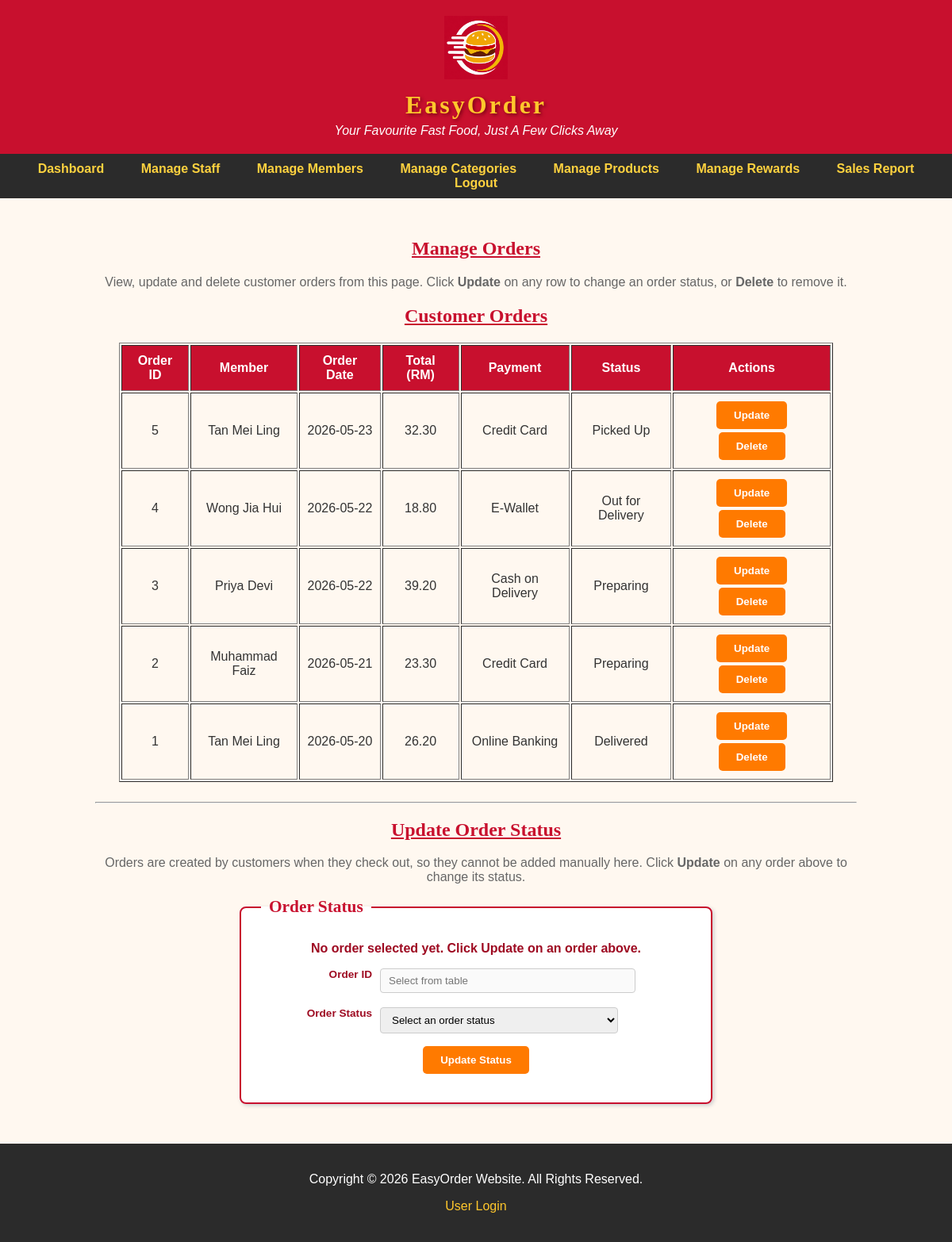
The app's page /admin_order.php (signed in), older data.
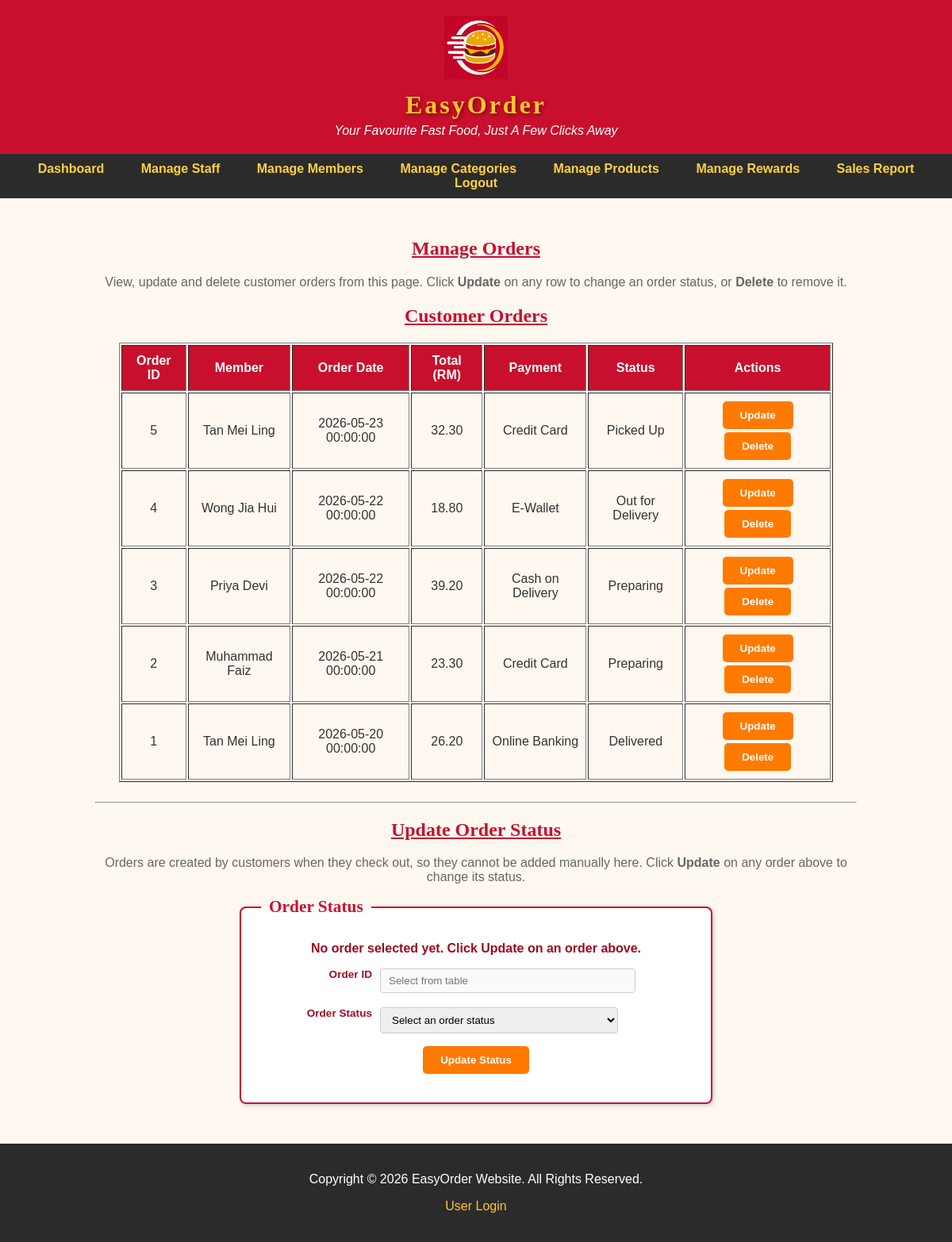
The same page, newer data.
### tables this page shows
CREATE TABLE `orders` (
  `order_id` int(11) NOT NULL,
  `order_member` int(11) NOT NULL,
  `order_date` datetime NOT NULL,
  `order_total` decimal(7,2) NOT NULL,
  `order_payment` varchar(20) NOT NULL,
  `order_payment_status` varchar(20) NOT NULL DEFAULT 'Pending',
  `order_delivery` varchar(5) NOT NULL,
  `order_address` varchar(255) NOT NULL,
  `order_status` varchar(20) NOT NULL,
  `order_isDelete` int(1) NOT NULL DEFAULT 0
);

CREATE TABLE `member` (
  `member_id` int(11) NOT NULL,
  `member_name` varchar(100) NOT NULL,
  `member_email` varchar(100) NOT NULL,
  `member_password` varchar(255) NOT NULL,
  `member_phone` varchar(15) NOT NULL,
  `member_gender` varchar(10) NOT NULL,
  `member_dob` date NOT NULL,
  `member_address` varchar(140) NOT NULL DEFAULT '',
  `member_state` varchar(30) NOT NULL,
  `member_city` varchar(50) NOT NULL,
  `member_postcode` char(5) NOT NULL,
  `member_points` int(6) NOT NULL DEFAULT 0,
  `member_joindate` date NOT NULL,
  `member_isDelete` int(1) NOT NULL DEFAULT 0
);

### admin_order.php (the view, shortened to what this page needs)
<?php
include("dataconnection.php");
?>
<!DOCTYPE html>
<html>
<head>
<link rel="stylesheet" href="style.css">
<link rel="stylesheet" href="admin_style.css">
</head>
<body>
<div id="header">
<img src="image/logo.png" width="80px" height="80px" alt="EasyOrder Logo" title="EasyOrder">
<h1>EasyOrder</h1>
<p>Your Favourite Fast Food, Just A Few Clicks Away</p>
</div>
<div id="admin-navbar">
<a href="admin_dashboard.php">Dashboard</a>
<a href="admin_staff.php">Manage Staff</a>
<a href="admin_member.php">Manage Members</a>
<a href="admin_category.php">Manage Categories</a>
<a href="admin_product.php">Manage Products</a>
<a href="admin_reward.php">Manage Rewards</a>
<a href="admin_report.php">Sales Report</a>
<a href="logout.php" onclick="return confirm('Are you sure you want to logout?')">Logout</a>
</div>
<div id="main">
<h2 class="section-title">Manage Orders</h2>
<p class="intro">View, update and delete customer orders from this page. Click <b>Update</b> on any row to change an order status, or <b>Delete</b> to remove it.</p>
<h2 class="section-title">Customer Orders</h2>
<table class="manage-table" border="1">
<tr>
<th>Order ID</th>
<th>Member</th>
<th>Order Date</th>
<th>Total (RM)</th>
<th>Payment</th>
<th>Status</th>
<th>Actions</th>
</tr>
<?php
$result = mysqli_query($connect,"SELECT * FROM orders,member WHERE order_member=member_id AND order_isDelete=0 ORDER BY order_id DESC");
while($row = mysqli_fetch_assoc($result))
{
?>
<tr>
<td><?php echo $row['order_id']; ?></td>
<td><?php echo $row['member_name']; ?></td>
<td><?php echo $row['order_date']; ?></td>
<td><?php echo number_format($row['order_total'],2); ?></td>
<td><?php echo $row['order_payment']; ?></td>
<td><?php echo $row['order_status']; ?></td>
<td>
<input type="button" class="update-btn" value="Update" onclick="location='admin_order.php?edit&id=<?php echo $row['order_id']; ?>'">
<input type="button" class="delete-btn" value="Delete" onclick="if(confirmation()==true){location='admin_order.php?del=1&id=<?php echo $row['order_id']; ?>'}">
</td>
</tr>
<?php
}
?>
</table>
<hr>
<?php
$oid="";
$current_order="No order selected yet. Click <b>Update</b> on an order above.";
?>
<h2 class="section-title">Update Order Status</h2>
<p class="intro">Orders are created by customers when they check out, so they cannot be added manually here. Click <b>Update</b> on any order above to change its status.</p>
<div class="manage-form-box">
<form name="orderfrm" method="post" action="" onsubmit="return update_status()">
<fieldset>
<legend>Order Status</legend>
<p style="text-align:center; color:#9E0B22; font-weight:bold;"><?php echo $current_order; ?></p>
<label>Order ID</label>
<input type="text" name="order_id" value="<?php echo htmlspecialchars((string)$oid,ENT_QUOTES,'UTF-8'); ?>" disabled placeholder="Select from table">
<br><br><label>Order Status</label>
<select name="order_status">
<option value="0">Select an order status</option>
</select>
<br><span class="error" id="err_status"></span>
<p style="text-align:center;">
<input type="submit" class="save-btn" id="savebtn" name="savebtn" value="Update Status">
</p>
</fieldset>
</form>
</div>
</div>
<footer>
<p>Copyright &copy; 2026 EasyOrder Website. All Rights Reserved.</p>
<p><a href="login.php">User Login</a></p>
</footer>
</body>
</html>

Row changes from the older to the newer data that the page shows:
changed orders "Picked Up": order_date "2026-05-23" → "2026-05-23 00:00:00"
changed orders "E-Wallet": order_date "2026-05-22" → "2026-05-22 00:00:00"
changed orders "Cash on Delivery": order_date "2026-05-22" → "2026-05-22 00:00:00"
changed orders "Muhammad Faiz": order_date "2026-05-21" → "2026-05-21 00:00:00"
changed orders "Online Banking": order_date "2026-05-20" → "2026-05-20 00:00:00"
